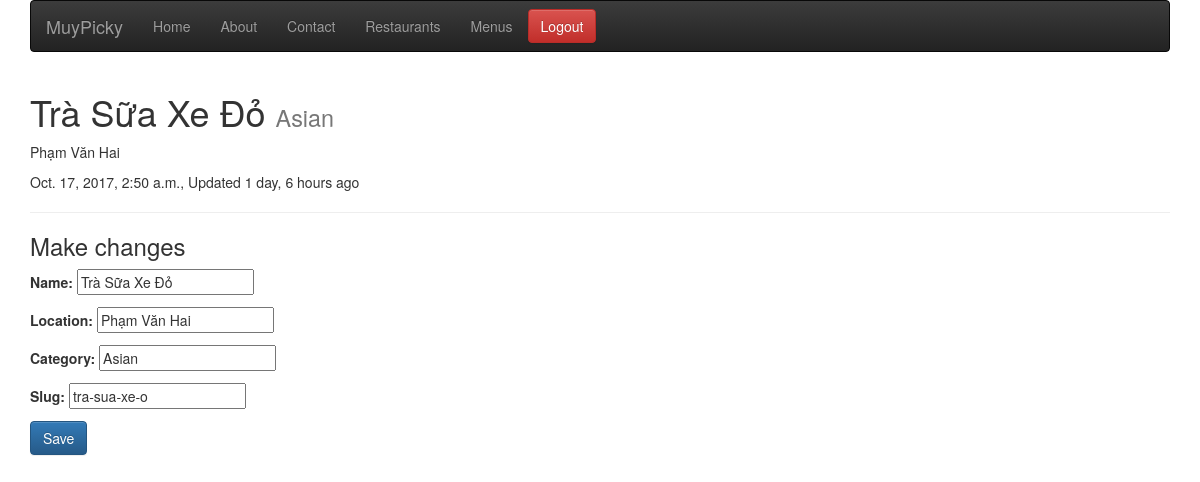
Screenshot of /restaurants/tra-sua-xe-o/ (signed in) with the database file from the repository.
### restaurants/models.py (models this page shows, shortened)
class RestaurantLocation(models.Model):
    owner       = models.ForeignKey(User)
    name        = models.CharField(max_length=120)
    location    = models.CharField(max_length=120, null=True, blank=True)
    category    = models.CharField(max_length=120, null=True, blank=True, validators = [validate_category])
    timestamp   = models.DateTimeField(auto_now_add=True)
    updated     = models.DateTimeField(auto_now=True)
    slug        = models.SlugField(null=True, blank=True)
    objects = RestaurantLocationManager()
    @property
    def title(self):
        return self.name

### restaurants/views.py (the view)
# urls.py: url(r'^(?P<slug>[\w-]+)/$', RestaurantUpdateView.as_view(), name='detail'),
class RestaurantUpdateView(LoginRequiredMixin, UpdateView):
    form_class = RestaurantLocationCreateForm
    template_name = 'restaurants/detail-update.html'
    login_url = "/login/"
    def get_context_data(self, *args, **kwargs):
        context = super(RestaurantUpdateView, self).get_context_data(**kwargs)
        name = self.get_object().name
        context['title'] = f'Update Restaurant : {name}'
        return context
    def get_queryset(self):
        return RestaurantLocation.objects.filter(owner=self.request.user)

### restaurants/forms.py (shortened to what this page needs)
class RestaurantLocationCreateForm(forms.ModelForm):
    class Meta:
        model = RestaurantLocation
        fields = [
            "name",
            "location",
            "category",
            "slug",
        ]

### restaurants/models.py (called while the page is built)
    def get_queryset(self):
        return RestaurantLocationQuerySet(self.model, using=self._db)

### restaurants/templates/restaurants/detail-update.html (shortened to what this page needs)
{% extends "base.html" %}
{% block content %}
<h1>{{form.instance.title}} <small>{{form.instance.category}}</small></h1>
    <p>{{form.instance.location}}</p>
    <p>{{form.instance.timestamp}}, Updated {{form.instance.updated|timesince}} ago</p>
    <hr/>
    <h3>Make changes</h3>
    {% include 'snippets/form-snippet.html' with form=form %}
{% endblock content %}

### templates/snippets/form-snippet.html
<form method="POST">{% csrf_token %}
    {{form.as_p}}
    <button type="submit" class="btn btn-primary" >Save</button>
</form>

### rows the page displays
RestaurantLocation: instance "Trà Sữa Xe Đỏ", instance.category "Asian", instance.location "Phạm Văn Hai", instance.timestamp "Oct. 17, 2017, 2:50 a.m.", instance.updated "1 day, 6 hours", name "Trà Sữa Xe Đỏ", location "Phạm Văn Hai", category "Asian", slug "tra-sua-xe-o"
